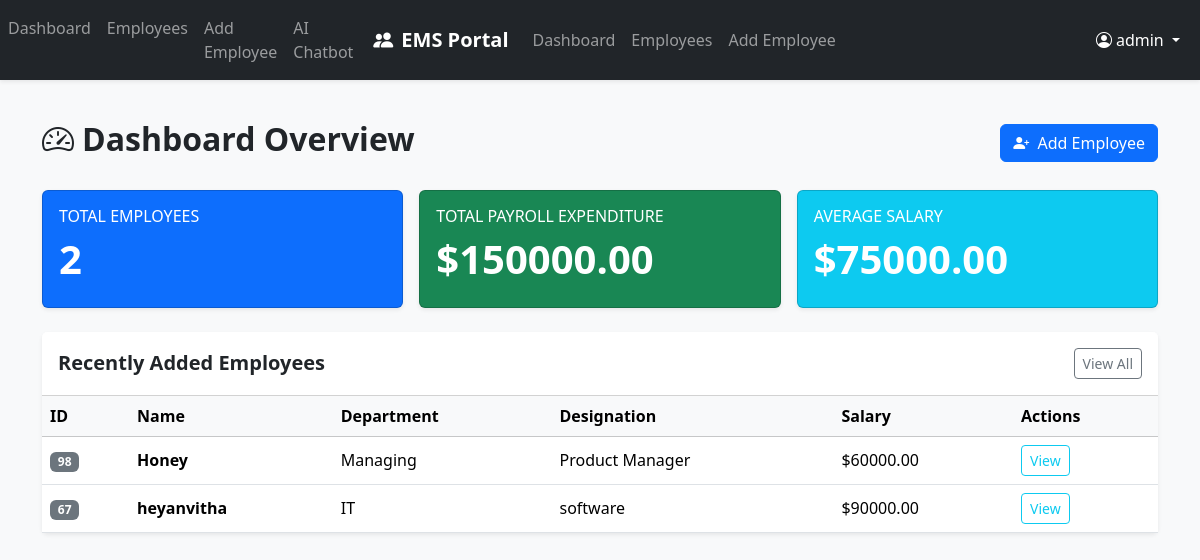
Screenshot of / (signed in) with the database file from the repository.
### employees/models.py (models this page shows, shortened)
class Employee(models.Model):
    emp_id = models.CharField(max_length= 20, unique = True, verbose_name = "Employee ID")
    name = models.CharField(max_length = 100, verbose_name ="Employee Name")
    email = models.EmailField(unique= True, verbose_name = "Email Address")
    phone = models.CharField(max_length = 15, verbose_name = "Phone Number")
    department = models.CharField(max_length = 100, verbose_name = "Department")
    designation = models.CharField(max_length=100, verbose_name="Designation")
    salary = models.DecimalField(max_digits=10, decimal_places=2, verbose_name="Salary")
    joining_date = models.DateField(verbose_name="Joining Date")

### employees/views.py (the view)
# urls.py: path('', views.dashboard, name='dashboard'),
@login_required(login_url='login')
def dashboard(request):
    total_employees = Employee.objects.count()
    total_salary = Employee.objects.aggregate(Sum('salary'))['salary__sum'] or 0
    avg_salary = Employee.objects.aggregate(Avg('salary'))['salary__avg'] or 0
    recent_employees = Employee.objects.all().order_by('-id')[:5]
    context = {
        'total_employees': total_employees,
        'total_salary': total_salary,
        'avg_salary': avg_salary,
        'recent_employees': recent_employees,
    }
    return render(request, 'employees/dashboard.html', context)

### employees/templates/employees/dashboard.html (shortened to what this page needs)
{% extends 'employees/base.html' %}
{% block content %}
<div class="d-flex justify-content-between align-items-center mb-4">
    <h2 class="fw-bold"><i class="bi bi-speedometer2 me-2"></i>Dashboard Overview</h2>
    <a href="{% url 'employee_create' %}" class="btn btn-primary">
        <i class="bi bi-person-plus-fill me-1"></i> Add Employee
    </a>
</div>
<div class="row g-3 mb-4">
    <div class="col-md-4">
        <div class="card text-white bg-primary shadow-sm h-100">
            <div class="card-body">
                <h6 class="card-title text-uppercase">Total Employees</h6>
                <h2 class="display-6 fw-bold">{{ total_employees }}</h2>
            </div>
        </div>
    </div>
    <div class="col-md-4">
        <div class="card text-white bg-success shadow-sm h-100">
            <div class="card-body">
                <h6 class="card-title text-uppercase">Total Payroll Expenditure</h6>
                <h2 class="display-6 fw-bold">${{ total_salary|floatformat:2 }}</h2>
            </div>
        </div>
    </div>
    <div class="col-md-4">
        <div class="card text-white bg-info shadow-sm h-100">
            <div class="card-body">
                <h6 class="card-title text-uppercase">Average Salary</h6>
                <h2 class="display-6 fw-bold">${{ avg_salary|floatformat:2 }}</h2>
            </div>
        </div>
    </div>
</div>
<div class="card shadow-sm border-0">
    <div class="card-header bg-white py-3 d-flex justify-content-between align-items-center">
        <h5 class="mb-0 fw-semibold">Recently Added Employees</h5>
        <a href="{% url 'employee_list' %}" class="btn btn-sm btn-outline-secondary">View All</a>
    </div>
    <div class="card-body p-0">
        <div class="table-responsive">
            <table class="table table-hover align-middle mb-0">
                <thead class="table-light">
                    <tr>
                        <th>ID</th>
                        <th>Name</th>
                        <th>Department</th>
                        <th>Designation</th>
                        <th>Salary</th>
                        <th>Actions</th>
                    </tr>
                </thead>
                <tbody>
                    {% for emp in recent_employees %}
                    <tr>
                        <td><span class="badge bg-secondary">{{ emp.emp_id }}</span></td>
                        <td class="fw-semibold">{{ emp.name }}</td>
                        <td>{{ emp.department }}</td>
                        <td>{{ emp.designation }}</td>
                        <td>${{ emp.salary }}</td>
                        <td>
                            <a href="{% url 'employee_detail' emp.pk %}" class="btn btn-sm btn-outline-info">View</a>
                        </td>
                    </tr>
                    {% empty %}
                    <tr>
                        <td colspan="6" class="text-center py-4 text-muted">No employee records found.</td>
                    </tr>
                    {% endfor %}
                </tbody>
            </table>
        </div>
    </div>
</div>
{% endblock %}

### employees/templates/employees/base.html (shortened to what this page needs)
<!DOCTYPE html>
<html lang="en">
<head>
    <link href="https://cdn.jsdelivr.net/npm/bootstrap@5.3.3/dist/css/bootstrap.min.css" rel="stylesheet">
    <link href="https://cdn.jsdelivr.net/npm/bootstrap-icons@1.11.3/font/bootstrap-icons.min.css" rel="stylesheet">
</head>
<body class="bg-light">
    <nav class="navbar navbar-expand-lg navbar-dark bg-dark shadow-sm">
        <div class="collapse navbar-collapse" id="navbarNav">
            <ul class="navbar-nav me-auto">
                <li class="nav-item">
                    <a class="nav-link" href="{% url 'dashboard' %}">Dashboard</a>
                </li>
                <li class="nav-item">
                    <a class="nav-link" href="{% url 'employee_list' %}">Employees</a>
                    </li>
                    <li class="nav-item">
                        <a class="nav-link" href="{% url 'employee_create' %}">Add Employee</a>
                        </li>
                        <li class="nav-item">
                            <a class="nav-link" href="{% url 'agent_chatbot' %}">AI Chatbot</a>
                            </li>
                        </ul>
</div>
        <div class="container">
            <a class="navbar-brand fw-bold" href="{% url 'dashboard' %}">
                <i class="bi bi-people-fill me-2"></i>EMS Portal
            </a>
            <div class="collapse navbar-collapse" id="navMenu">
                {% if user.is_authenticated %}
                <ul class="navbar-nav me-auto">
                    <li class="nav-item">
                        <a class="nav-link" href="{% url 'dashboard' %}">Dashboard</a>
                    </li>
                    <li class="nav-item">
                        <a class="nav-link" href="{% url 'employee_list' %}">Employees</a>
                    </li>
                    <li class="nav-item">
                        <a class="nav-link" href="{% url 'employee_create' %}">Add Employee</a>
                    </li>
                </ul>
                <ul class="navbar-nav ms-auto">
                    <li class="nav-item dropdown">
                        <a class="nav-link dropdown-toggle text-white" href="#" role="button" data-bs-toggle="dropdown">
                            <i class="bi bi-person-circle me-1"></i>{{ user.username }}
                        </a>
                    </li>
                </ul>
                {% endif %}
            </div>
        </div>
    </nav>
    <main class="container py-4">
        {% block content %}{% endblock %}
    </main>
</body>
</html>

### rows the page displays
Employee: emp_id "98", name "Honey", department "Managing", designation "Product Manager", salary "60000.00"
Employee: emp_id "67", name "heyanvitha", department "IT", designation "software", salary "90000.00"

### other values shown
{{ user.username }} "admin"
{{ total_employees }} "2"
{{ total_salary|floatformat:2 }} "150000.00"
{{ avg_salary|floatformat:2 }} "75000.00"
